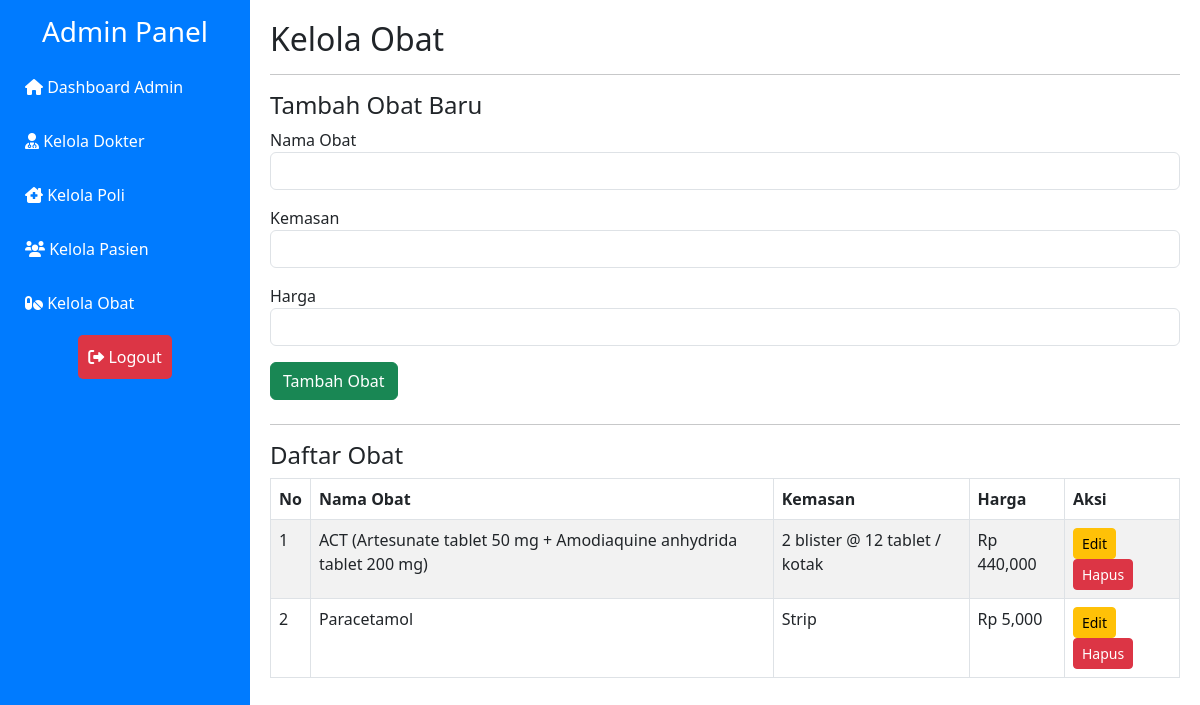
Page /admin/obat.php on the earlier database version.
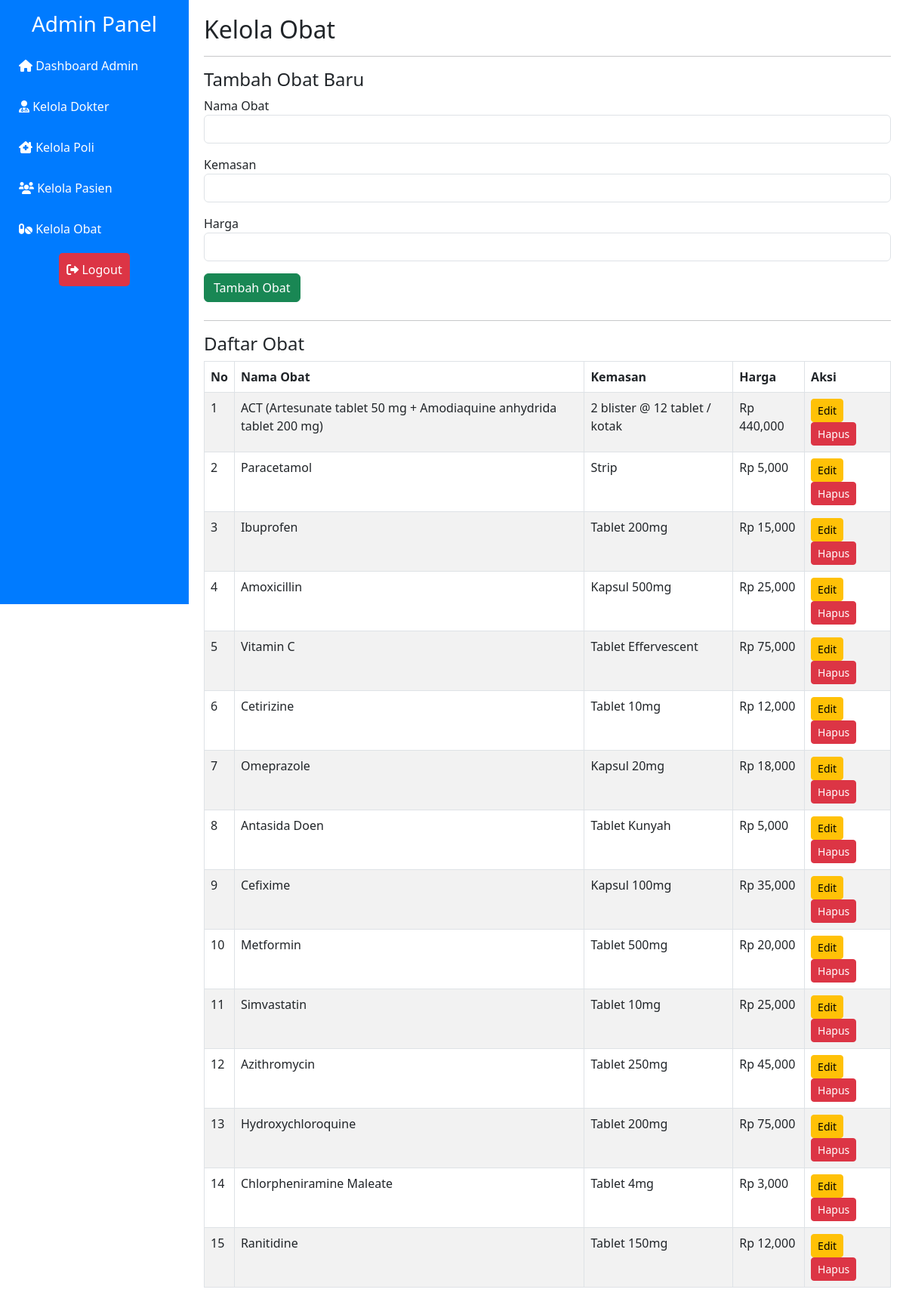
Same page on the later database version.
### tables this page shows
CREATE TABLE `obat` (
  `id_obat` int NOT NULL,
  `nama_obat` varchar(255) NOT NULL,
  `kemasan` varchar(35) DEFAULT NULL,
  `harga` int UNSIGNED DEFAULT '0'
);

### admin/obat.php (the view, shortened to what this page needs)
<?php
include('../includes/db.php');
$obat_result = mysqli_query($conn, "SELECT * FROM Obat");
$edit_data = null;
?>
<!DOCTYPE html>
<html lang="en">
<head>
    <link href="https://cdn.jsdelivr.net/npm/bootstrap@5.3.0-alpha3/dist/css/bootstrap.min.css" rel="stylesheet">
    <link rel="stylesheet" href="https://cdnjs.cloudflare.com/ajax/libs/font-awesome/6.0.0-beta3/css/all.min.css">
    <link href="../assets/style.css" rel="stylesheet">
</head>
<body>
    <div class="sidebar d-md-block" id="sidebar">
        <h3 class="text-center mb-3">Admin Panel</h3>
        <a href="dashboard.php"><i class="fas fa-home"></i> Dashboard Admin</a>
        <a href="dokter.php"><i class="fas fa-user-md"></i> Kelola Dokter</a>
        <a href="poli.php"><i class="fas fa-clinic-medical"></i> Kelola Poli</a>
        <a href="pasien.php"><i class="fas fa-users"></i> Kelola Pasien</a>
        <a href="obat.php"><i class="fas fa-pills"></i> Kelola Obat</a>
        <div class="logout mt-auto">
            <a href="../logout.php"><i class="fas fa-sign-out-alt"></i> Logout</a>
        </div>
    </div>
    <div class="content" id="content">
        <h2>Kelola Obat</h2>
        <hr>
        <div class="mb-4">
            <h4><?= $edit_data ? "Edit Obat" : "Tambah Obat Baru" ?></h4>
            <form method="POST">
                <div class="mb-3">
                    <label>Nama Obat</label>
                    <input type="text" name="nama_obat" class="form-control" value="<?= $edit_data ? $edit_data['nama_obat'] : '' ?>" required>
                </div>
                <div class="mb-3">
                    <label>Kemasan</label>
                    <input type="text" name="kemasan" class="form-control" value="<?= $edit_data ? $edit_data['kemasan'] : '' ?>" required>
                </div>
                <div class="mb-3">
                    <label>Harga</label>
                    <input type="number" name="harga" class="form-control" value="<?= $edit_data ? $edit_data['harga'] : '' ?>" required>
                </div>
                <button type="submit" name="create_or_update_obat" class="btn btn-success"><?= $edit_data ? "Perbarui Obat" : "Tambah Obat" ?></button>
            </form>
        </div>
        <hr>
        <h4>Daftar Obat</h4>
        <table class="table table-bordered table-striped">
            <thead>
                <tr>
                    <th>No</th>
                    <th>Nama Obat</th>
                    <th>Kemasan</th>
                    <th>Harga</th>
                    <th>Aksi</th>
                </tr>
            </thead>
            <tbody>
                <?php
                $no = 1;
                while ($obat = mysqli_fetch_assoc($obat_result)) { ?>
                    <tr>
                        <td><?= $no++ ?></td>
                        <td><?= $obat['nama_obat'] ?></td>
                        <td><?= $obat['kemasan'] ?></td>
                        <td>Rp <?= number_format($obat['harga']) ?></td>
                        <td>
                            <a href="obat.php?edit_id=<?= $obat['id_obat'] ?>" class="btn btn-warning btn-sm">Edit</a>
                            <a href="obat.php?delete_id=<?= $obat['id_obat'] ?>" class="btn btn-danger btn-sm" onclick="return confirm('Yakin ingin menghapus obat ini?')">Hapus</a>
                        </td>
                    </tr>
                <?php } ?>
            </tbody>
        </table>
    </div>
</body>
</html>

### assets/style.css (style rules this page uses)
.sidebar { height: 100vh; background-color: #007bff; color: white; padding: 15px; position: fixed; top: 0; left: 0; width: 250px; z-index: 1000; display: flex; flex-direction: column; }
.sidebar a { color: white; text-decoration: none; margin-bottom: 10px; display: block; padding: 10px; border-radius: 5px; }
.logout { margin-top: auto; text-align: center; }
.logout a { color: white; padding: 10px; background-color: #dc3545; border-radius: 5px; display: inline-block; }
.content { margin-left: 250px; padding: 20px; transition: margin-left 0.3s ease-in-out; }

Differences in the rows shown:
added obat: nama_obat "Ibuprofen", kemasan "Tablet 200mg", harga "15,000"
added obat: nama_obat "Amoxicillin", kemasan "Kapsul 500mg", harga "25,000"
added obat: nama_obat "Vitamin C", kemasan "Tablet Effervescent", harga "75,000"
added obat: nama_obat "Cetirizine", kemasan "Tablet 10mg", harga "12,000"
added obat: nama_obat "Omeprazole", kemasan "Kapsul 20mg", harga "18,000"
added obat: nama_obat "Antasida Doen", kemasan "Tablet Kunyah", harga "5,000"
added obat: nama_obat "Cefixime", kemasan "Kapsul 100mg", harga "35,000"
added obat: nama_obat "Metformin", kemasan "Tablet 500mg", harga "20,000"
added obat: nama_obat "Simvastatin", kemasan "Tablet 10mg", harga "25,000"
added obat: nama_obat "Azithromycin", kemasan "Tablet 250mg", harga "45,000"
added obat: nama_obat "Hydroxychloroquine", kemasan "Tablet 200mg", harga "75,000"
added obat: nama_obat "Chlorpheniramine Maleate", kemasan "Tablet 4mg", harga "3,000"
added obat: nama_obat "Ranitidine", kemasan "Tablet 150mg", harga "12,000"
